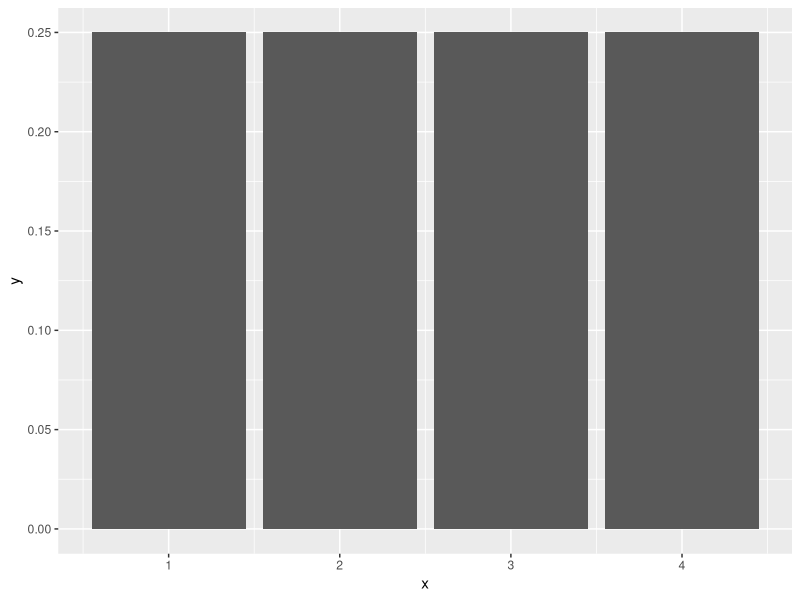
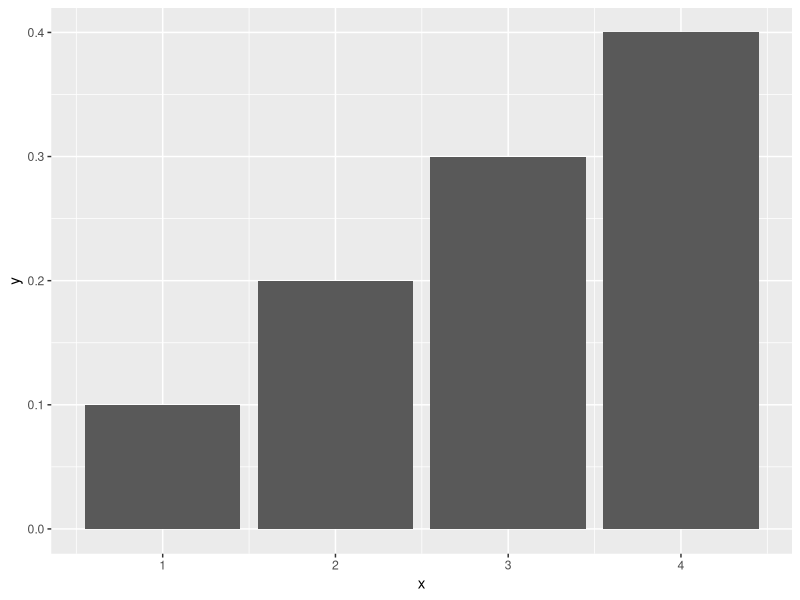
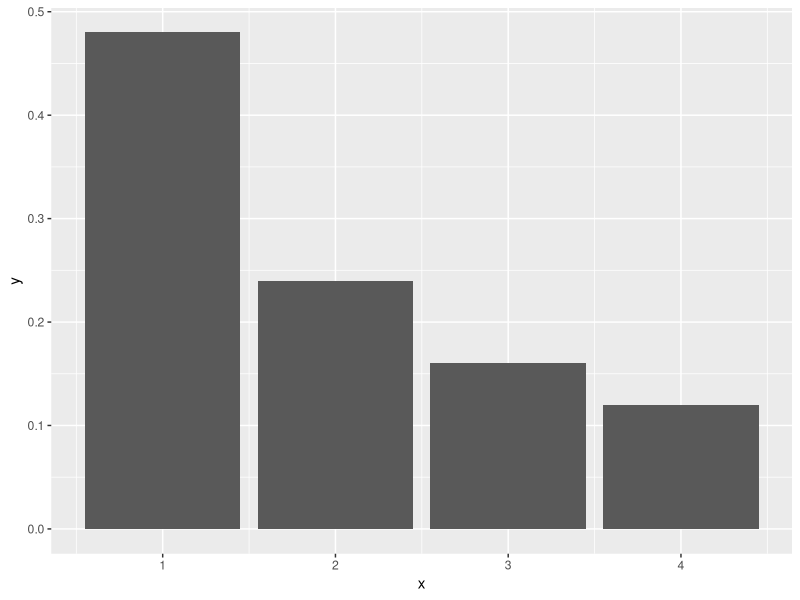

Generate these figures, in order, with R:
## ---- chunk 1
knitr::opts_chunk$set(echo = TRUE)
## ---- chunk 2
library(ggplot2)
library(knitr)
ggplot(transform(data.frame(x=c(1:4)),y=rep(0.25)),aes(x,y))+
         geom_bar(stat="identity")
## ---- chunk 3
ggplot(transform(data.frame(x=c(1:4)),y=rep(x/10)),aes(x,y))+
  geom_bar(stat = "identity")
## ---- chunk 4
ggplot(transform(data.frame(x=c(1:4)),y=rep(12/(25*x))),aes(x,y))+
  geom_bar(stat = "identity")
